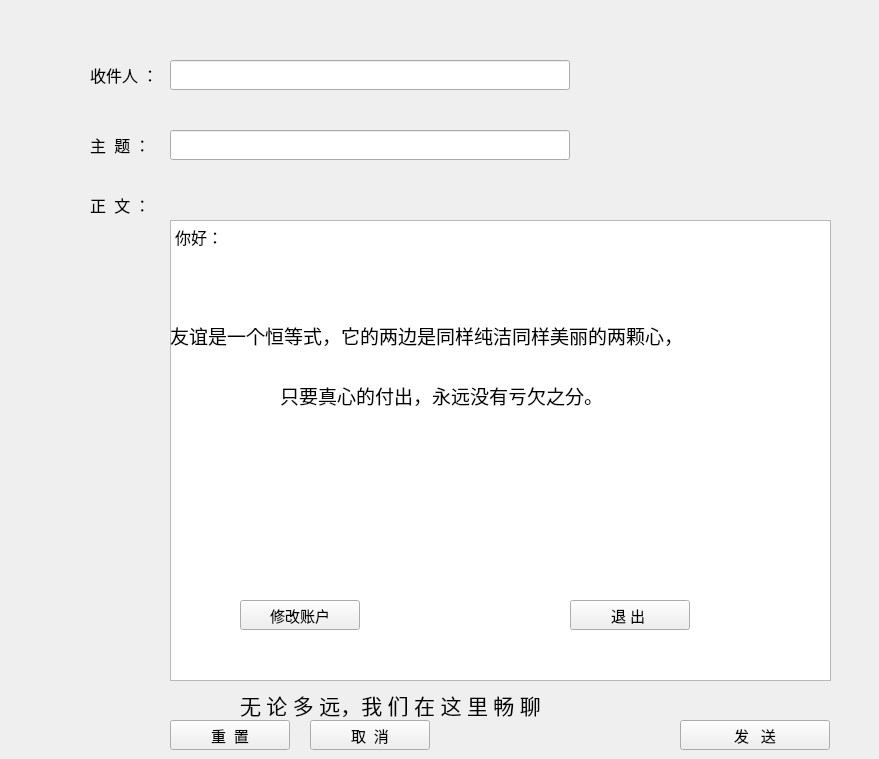
   <widget class="QWidget" name="page_0">
    <widget class="QLineEdit" name="MailRecv">
     <property name="geometry">
      <rect>
       <x>170</x>
       <y>60</y>
       <width>400</width>
       <height>30</height>
      </rect>
     </property>
     <property name="minimumSize">
      <size>
       <width>400</width>
       <height>30</height>
      </size>
     </property>
     <property name="maximumSize">
      <size>
       <width>400</width>
       <height>30</height>
      </size>
     </property>
     <property name="font">
      <font>
       <family>Microsoft YaHei</family>
       <pointsize>12</pointsize>
      </font>
     </property>
     <property name="text">
      <string/>
     </property>
    </widget>
    <widget class="QLabel" name="MailRecv0">
     <property name="geometry">
      <rect>
       <x>90</x>
       <y>60</y>
       <width>100</width>
       <height>30</height>
      </rect>
     </property>
     <property name="minimumSize">
      <size>
       <width>100</width>
       <height>30</height>
      </size>
     </property>
     <property name="maximumSize">
      <size>
       <width>100</width>
       <height>30</height>
      </size>
     </property>
     <property name="font">
      <font>
       <family>浪漫雅圆</family>
       <pointsize>12</pointsize>
      </font>
     </property>
     <property name="text">
      <string>收件人 ：</string>
     </property>
    </widget>
    <widget class="QLabel" name="theme0">
     <property name="geometry">
      <rect>
       <x>90</x>
       <y>130</y>
       <width>100</width>
       <height>30</height>
      </rect>
     </property>
     <property name="minimumSize">
      <size>
       <width>100</width>
       <height>30</height>
      </size>
     </property>
     <property name="maximumSize">
      <size>
       <width>100</width>
       <height>30</height>
      </size>
     </property>
     <property name="font">
      <font>
       <family>浪漫雅圆</family>
       <pointsize>12</pointsize>
      </font>
     </property>
     <property name="text">
      <string>主  题 ：</string>
     </property>
    </widget>
    <widget class="QLabel" name="MailText0">
     <property name="geometry">
      <rect>
       <x>90</x>
       <y>190</y>
       <width>100</width>
       <height>30</height>
      </rect>
     </property>
     <property name="minimumSize">
      <size>
       <width>100</width>
       <height>30</height>
      </size>
     </property>
     <property name="maximumSize">
      <size>
       <width>100</width>
       <height>30</height>
      </size>
     </property>
     <property name="font">
      <font>
       <family>浪漫雅圆</family>
       <pointsize>12</pointsize>
      </font>
     </property>
     <property name="text">
      <string>正  文 ：</string>
     </property>
    </widget>
    <widget class="QPushButton" name="newText">
     <property name="geometry">
      <rect>
       <x>170</x>
       <y>720</y>
       <width>120</width>
       <height>30</height>
      </rect>
     </property>
     <property name="minimumSize">
      <size>
       <width>120</width>
       <height>30</height>
      </size>
     </property>
     <property name="maximumSize">
      <size>
       <width>120</width>
       <height>30</height>
      </size>
     </property>
     <property name="font">
      <font>
       <family>浪漫雅圆</family>
       <pointsize>11</pointsize>
      </font>
     </property>
     <property name="text">
      <string>重  置</string>
     </property>
    </widget>
    <widget class="QPushButton" name="send">
     <property name="geometry">
      <rect>
       <x>680</x>
       <y>720</y>
       <width>150</width>
       <height>30</height>
      </rect>
     </property>
     <property name="minimumSize">
      <size>
       <width>150</width>
       <height>30</height>
      </size>
     </property>
     <property name="maximumSize">
      <size>
       <width>150</width>
       <height>30</height>
      </size>
     </property>
     <property name="font">
      <font>
       <family>浪漫雅圆</family>
       <pointsize>11</pointsize>
      </font>
     </property>
     <property name="text">
      <string>发   送</string>
     </property>
    </widget>
    <widget class="QLineEdit" name="theme">
     <property name="geometry">
      <rect>
       <x>170</x>
       <y>130</y>
       <width>400</width>
       <height>30</height>
      </rect>
     </property>
     <property name="minimumSize">
      <size>
       <width>400</width>
       <height>30</height>
      </size>
     </property>
     <property name="maximumSize">
      <size>
       <width>400</width>
       <height>30</height>
      </size>
     </property>
     <property name="font">
      <font>
       <family>Microsoft YaHei</family>
       <pointsize>12</pointsize>
      </font>
     </property>
     <property name="text">
      <string/>
     </property>
    </widget>
    <widget class="QPushButton" name="cancel">
     <property name="geometry">
      <rect>
       <x>310</x>
       <y>720</y>
       <width>120</width>
       <height>30</height>
      </rect>
     </property>
     <property name="minimumSize">
      <size>
       <width>120</width>
       <height>30</height>
      </size>
     </property>
     <property name="maximumSize">
      <size>
       <width>120</width>
       <height>30</height>
      </size>
     </property>
     <property name="font">
      <font>
       <family>浪漫雅圆</family>
       <pointsize>11</pointsize>
      </font>
     </property>
     <property name="text">
      <string>取  消</string>
     </property>
    </widget>
    <widget class="QTextEdit" name="MailText">
     <property name="geometry">
      <rect>
       <x>170</x>
       <y>220</y>
       <width>661</width>
       <height>461</height>
      </rect>
     </property>
     <property name="font">
      <font>
       <family>浪漫雅圆</family>
       <pointsize>12</pointsize>
      </font>
     </property>
     <property name="html">
      <string>&lt;!DOCTYPE HTML PUBLIC &quot;-//W3C//DTD HTML 4.0//EN&quot; &quot;http://www.w3.org/TR/REC-html40/strict.dtd&quot;&gt;
&lt;html&gt;&lt;head&gt;&lt;meta name=&quot;qrichtext&quot; content=&quot;1&quot; /&gt;&lt;style type=&quot;text/css&quot;&gt;
p, li { white-space: pre-wrap; }
&lt;/style&gt;&lt;/head&gt;&lt;body style=&quot; font-family:'浪漫雅圆'; font-size:12pt; font-weight:400; font-style:normal;&quot;&gt;
&lt;p align=&quot;justify&quot; style=&quot; margin-top:0px; margin-bottom:0px; margin-left:0px; margin-right:0px; -qt-block-indent:0; text-indent:0px;&quot;&gt;&lt;span style=&quot; font-family:'SimSun';&quot;&gt;你好：&lt;/span&gt;&lt;/p&gt;
&lt;p align=&quot;justify&quot; style=&quot; margin-top:0px; margin-bottom:0px; margin-left:0px; margin-right:0px; -qt-block-indent:0; text-indent:0px;&quot;&gt;&lt;span style=&quot; font-family:'SimSun';&quot;&gt;    &lt;/span&gt;&lt;/p&gt;&lt;/body&gt;&lt;/html&gt;</string>
     </property>
    </widget>
    <widget class="QLabel" name="p0h">
     <property name="geometry">
      <rect>
       <x>370</x>
       <y>30</y>
       <width>250</width>
       <height>250</height>
      </rect>
     </property>
     <property name="minimumSize">
      <size>
       <width>250</width>
       <height>250</height>
      </size>
     </property>
     <property name="maximumSize">
      <size>
       <width>250</width>
       <height>250</height>
      </size>
     </property>
     <property name="text">
      <string/>
     </property>
    </widget>
    <widget class="QLabel" name="p0L0">
     <property name="geometry">
      <rect>
       <x>170</x>
       <y>310</y>
       <width>700</width>
       <height>50</height>
      </rect>
     </property>
     <property name="minimumSize">
      <size>
       <width>700</width>
       <height>50</height>
      </size>
     </property>
     <property name="maximumSize">
      <size>
       <width>700</width>
       <height>50</height>
      </size>
     </property>
     <property name="font">
      <font>
       <family>方正胖头鱼简体</family>
       <pointsize>14</pointsize>
      </font>
     </property>
     <property name="text">
      <string>友谊是一个恒等式，它的两边是同样纯洁同样美丽的两颗心，</string>
     </property>
    </widget>
    <widget class="QLabel" name="p0L1">
     <property name="geometry">
      <rect>
       <x>280</x>
       <y>370</y>
       <width>400</width>
       <height>50</height>
      </rect>
     </property>
     <property name="minimumSize">
      <size>
       <width>400</width>
       <height>50</height>
      </size>
     </property>
     <property name="maximumSize">
      <size>
       <width>400</width>
       <height>50</height>
      </size>
     </property>
     <property name="font">
      <font>
       <family>方正胖头鱼简体</family>
       <pointsize>14</pointsize>
      </font>
     </property>
     <property name="text">
      <string>只要真心的付出，永远没有亏欠之分。</string>
     </property>
    </widget>
    <widget class="QLabel" name="p0L2">
     <property name="geometry">
      <rect>
       <x>240</x>
       <y>680</y>
       <width>460</width>
       <height>50</height>
      </rect>
     </property>
     <property name="minimumSize">
      <size>
       <width>460</width>
       <height>50</height>
      </size>
     </property>
     <property name="maximumSize">
      <size>
       <width>460</width>
       <height>50</height>
      </size>
     </property>
     <property name="font">
      <font>
       <family>中國龍新楷書</family>
       <pointsize>16</pointsize>
      </font>
     </property>
     <property name="text">
      <string>无 论 多 远，我 们 在 这 里 畅 聊</string>
     </property>
    </widget>
    <widget class="QLabel" name="p0username">
     <property name="geometry">
      <rect>
       <x>330</x>
       <y>450</y>
       <width>250</width>
       <height>30</height>
      </rect>
     </property>
     <property name="minimumSize">
      <size>
       <width>250</width>
       <height>30</height>
      </size>
     </property>
     <property name="maximumSize">
      <size>
       <width>250</width>
       <height>30</height>
      </size>
     </property>
     <property name="font">
      <font>
       <family>Consolas</family>
       <pointsize>12</pointsize>
       <weight>75</weight>
       <bold>true</bold>
      </font>
     </property>
     <property name="text">
      <string/>
     </property>
     <property name="alignment">
      <set>Qt::AlignCenter</set>
     </property>
    </widget>
    <widget class="QLabel" name="p0name">
     <property name="geometry">
      <rect>
       <x>330</x>
       <y>510</y>
       <width>250</width>
       <height>30</height>
      </rect>
     </property>
     <property name="minimumSize">
      <size>
       <width>250</width>
       <height>30</height>
      </size>
     </property>
     <property name="maximumSize">
      <size>
       <width>250</width>
       <height>30</height>
      </size>
     </property>
     <property name="font">
      <font>
       <family>方正粗圆简体</family>
       <pointsize>12</pointsize>
       <weight>50</weight>
       <bold>false</bold>
      </font>
     </property>
     <property name="text">
      <string/>
     </property>
     <property name="alignment">
      <set>Qt::AlignCenter</set>
     </property>
    </widget>
    <widget class="QPushButton" name="p0modify">
     <property name="geometry">
      <rect>
       <x>240</x>
       <y>600</y>
       <width>120</width>
       <height>30</height>
      </rect>
     </property>
     <property name="minimumSize">
      <size>
       <width>120</width>
       <height>30</height>
      </size>
     </property>
     <property name="maximumSize">
      <size>
       <width>120</width>
       <height>30</height>
      </size>
     </property>
     <property name="font">
      <font>
       <family>浪漫雅圆</family>
       <pointsize>11</pointsize>
      </font>
     </property>
     <property name="text">
      <string>修改账户</string>
     </property>
    </widget>
    <widget class="QPushButton" name="p0exit">
     <property name="geometry">
      <rect>
       <x>570</x>
       <y>600</y>
       <width>120</width>
       <height>30</height>
      </rect>
     </property>
     <property name="minimumSize">
      <size>
       <width>120</width>
       <height>30</height>
      </size>
     </property>
     <property name="maximumSize">
      <size>
       <width>120</width>
       <height>30</height>
      </size>
     </property>
     <property name="font">
      <font>
       <family>浪漫雅圆</family>
       <pointsize>11</pointsize>
      </font>
     </property>
     <property name="text">
      <string>退 出 </string>
     </property>
    </widget>
   </widget>
